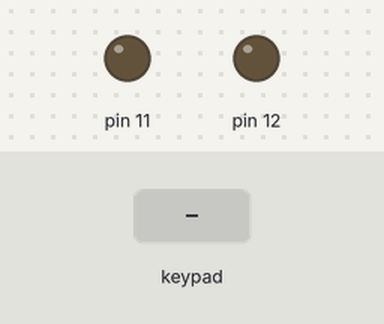
A sketch run on a simulated Arduino Uno, built with avr-gcc and run on an emulated ATmega328P. On the bench: output pins drawn as LEDs (lit = HIGH). Inputs (shaded band) come from the test bench. What the sketch prints to the serial monitor is not drawn.

Above: at 1.2 s.
1.3 s: keypad keys 1 2 3 4 pressed 0.4 s apart
At 3.0 s:
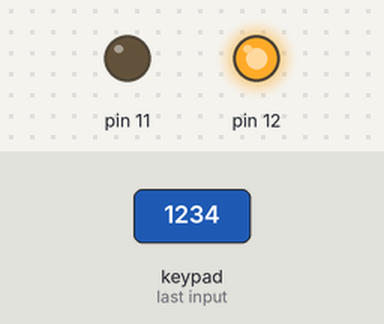
4.4 s: keypad keys 2 3 4 5 pressed 0.4 s apart
At 6.7 s:
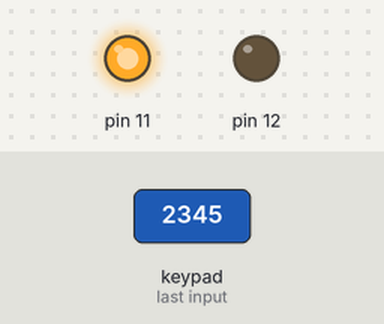
Timing chart, 0 to 8.2 s (numbered marks = the images above; inputs shaded):
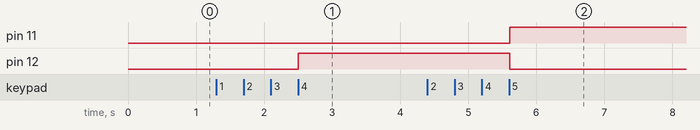

Measured:
- after the input at 1.3 s, pin 12: LOW → HIGH after 1.2 s
- after the input at 4.4 s, pin 11: LOW → HIGH after 1.2 s; pin 12: HIGH → LOW after 1.2 s

The sketch:

4Digit_Lock_System.ino
```cpp
/*
DESCRIPTION:
  Password system using keypad.
  If entered correct pre-set 4 digit password, green led glows.
  If entered a wrong password, red led glows.
--------------------------------------------------------------------------

SETUP:
  Connect red led to Pin 11
  Connect green led to Pin 12
  Connect row pins of keypad to pins 2,3,4,5
  Connect row pins of keypad to pins 6,7,8,9

*/
#include <Keypad.h>

char password[] = { '1', '2', '3', '4' }; //Pre-set password
char enteredData[4]; //password entered by user stored here
int index = 0; //to traverse through array
int count = 0; //to check password


const char ROWS = 4;
const char COLS = 4;

char allKeys[ROWS][COLS] = {
  { '1', '2', '3', 'A' },
  { '4', '5', '6', 'B' },
  { '7', '8', '9', 'C' },
  { '*', '0', '#', 'D' },
};

char rowPins[ROWS] = { 2, 3, 4, 5 };
char colPins[COLS] = { 6, 7, 8, 9 };

Keypad keypad = Keypad(makeKeymap(allKeys), rowPins, colPins, ROWS, COLS);

void setup() {
  pinMode(11, OUTPUT);
  pinMode(12, OUTPUT);
  Serial.begin(9600);
}

void loop() {
  char keyPressed = keypad.getKey();
  if (keyPressed) {
    enteredData[index] = keyPressed;
    index++;
    Serial.println(keyPressed);

    if (index == 4) {
      Serial.print("You entered ");
      Serial.print(enteredData);
      Serial.println();
      index = 0;
      for (int i = 0; i < 4; i++) {
        if (password[i] == enteredData[i]) {
          count++;
        }
      }
      if (count == 4) {
        Serial.println("Welcome...\n");
        digitalWrite(12, HIGH);
        digitalWrite(11, LOW);
      } else {
        Serial.println("Wrong Password...Try Again\n");
        digitalWrite(11, HIGH);
        digitalWrite(12, LOW);
      }
    }
  }
  count = 0;
}
```
